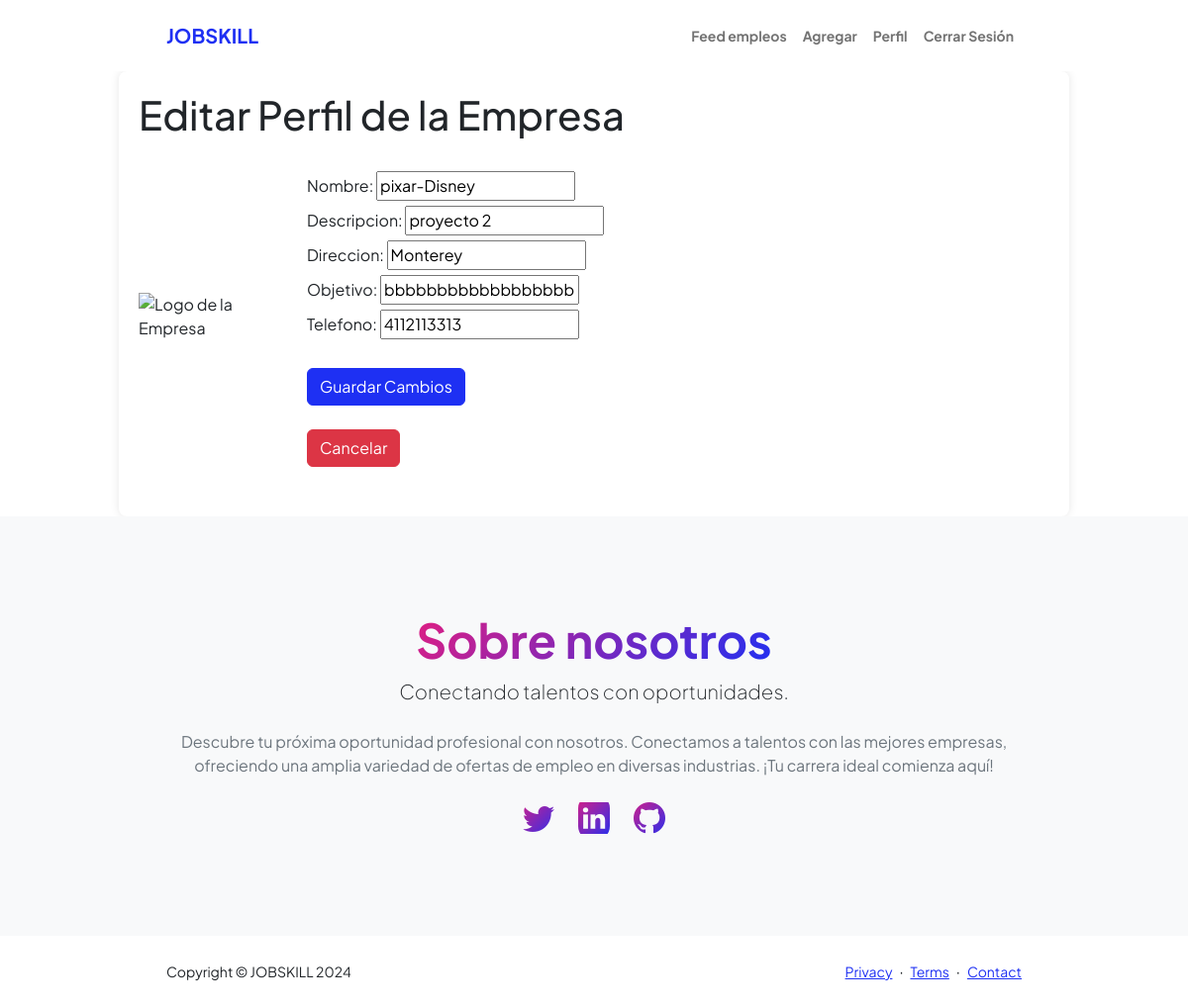
Page /E/editar_perfilE/ (signed in) on the committed database.
### jobskill1/models.py (models this page shows, shortened)
class Empresa(models.Model):
    user=models.OneToOneField(CustomUser, on_delete=models.CASCADE, related_name='profileE')
    nombre=models.CharField(max_length=50)
    descripcion=models.CharField(max_length=255)
    direccion=models.CharField(max_length=100)
    objetivo=models.CharField(max_length=255)
    telefono=models.CharField(max_length=16)
    foto=models.ImageField(upload_to="Empresa")

### paginaEmpresa/views.py (the view)
# urls.py: path('editar_perfilE/', editar_perfilE, name="editar_perfilE"),
def editar_perfilE(request):
    empresa = get_object_or_404(Empresa, user=request.user)
    if request.method == 'POST':
        form = EmpresaForm(request.POST, instance=empresa)
        if form.is_valid():
            form.save()
            return redirect('perfil')
    else:
        form = EmpresaForm(instance=empresa)
    return render(request, 'paginaEmpresa/editar_perfilE.html', {'form': form})

### paginaEmpresa/forms.py
class EmpresaForm(forms.ModelForm):
    class Meta:
        model = Empresa
        fields = ['nombre', 'descripcion', 'direccion', 'objetivo', 'telefono']

### paginaEmpresa/templates/paginaEmpresa/editar_perfilE.html (shortened to what this page needs)
{% extends "paginaEmpresa/base.html"%}
{% load static %}
{% block content %}
<!DOCTYPE html>
<html>
<head>
    <link rel="stylesheet" href="https://cdnjs.cloudflare.com/ajax/libs/font-awesome/6.0.0-beta3/css/all.min.css">
</head>
<body>
    <div class="container" style="width: 80%; margin: 0 auto; padding: 20px; background-color: #fff; border-radius: 8px; box-shadow: 0 0 10px rgba(0, 0, 0, 0.1);">
        <div class="header" style="display: flex;
        align-items: center;
        justify-content: space-between;
        margin-bottom: 20px;">
            <h1>Editar Perfil de la Empresa</h1>
        </div>
        <div class="company-info">
            <img src="logo.png" alt="Logo de la Empresa">
            <div>
    <form method="post">
        {{ form.as_p }}
        <br><button type="submit" class="btn btn-primary">Guardar Cambios</button>
    </form>
    <br><a href="{% url 'perfil' %}" class="btn btn-danger">Cancelar</a>
            </div>
        </div>
    </div>
</body>
</html>
 {% endblock %}

### paginaEmpresa/templates/paginaEmpresa/base.html (style rules this page uses)
html, body { height: 100%; margin: 0; padding: 0; }

### paginaEmpresa/templates/paginaEmpresa/editar_perfilE.html (style rules this page uses)
.company-info { display: flex; align-items: center; margin-bottom: 30px; }
.company-info img { width: 150px; height: auto; margin-right: 20px; }
.company-info p { font-size: 16px; line-height: 1.5; margin: 5px 0; }

### rows in the picture
Empresa: nombre "pixar-Disney", descripcion "proyecto 2", direccion "Monterey", objetivo "bbbbbbbbbbbbbbbbbb", telefono "4112113313"
